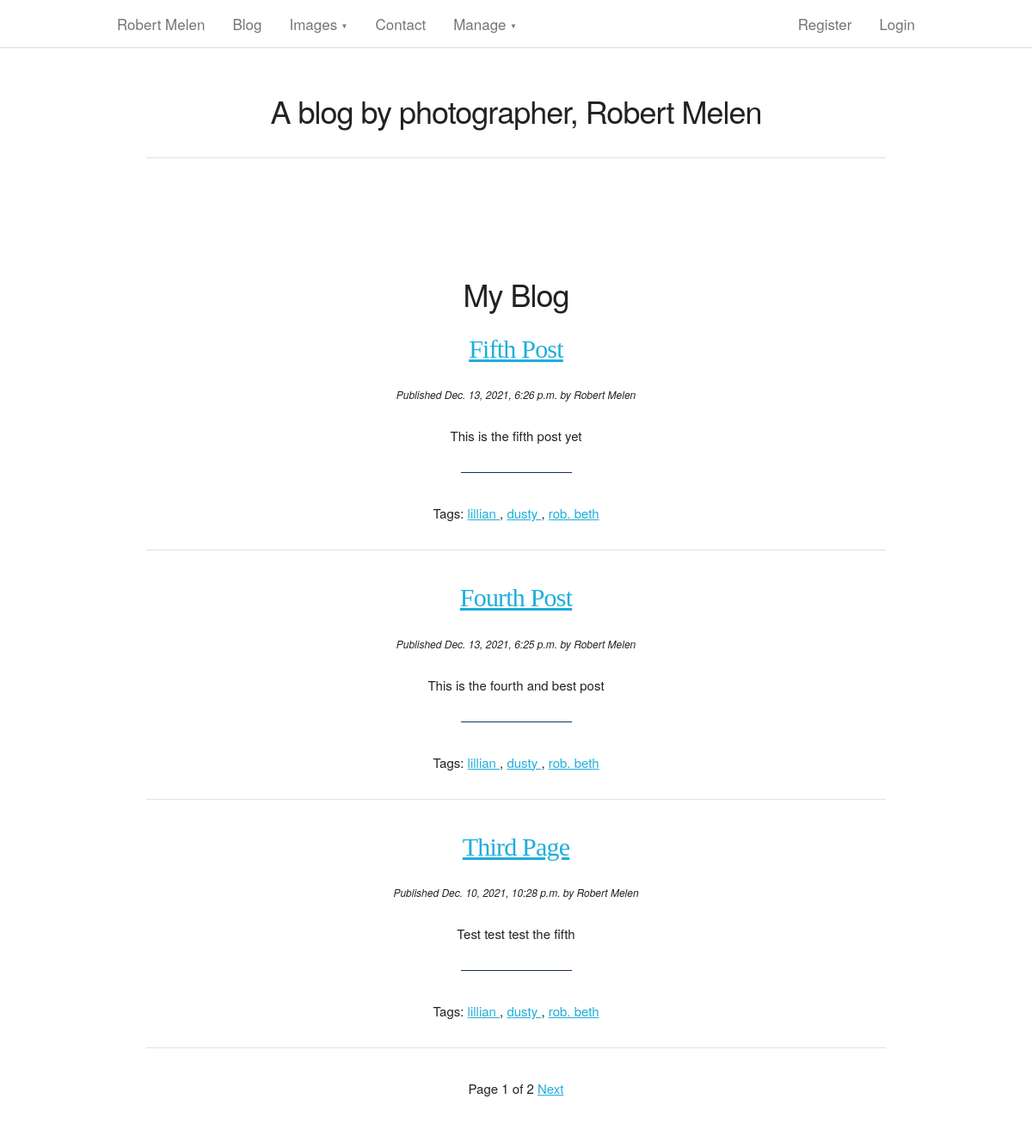
The page /myblog/ on the database its author committed.
### myblog/models.py (models this page shows, shortened)
class Post(models.Model):
    STATUS = (
        ('published', 'Published'),
        ('unpublished', 'Unpublished'),
    )
    title = models.CharField(max_length=250, null=False, blank=False)
    summary = models.CharField(max_length=100, blank=True)
    slug = models.SlugField(unique_for_date='publish')
    author = models.ForeignKey(Author, on_delete=models.CASCADE, related_name='blog_posts')
    body = models.CharField(max_length=5000, null=False, blank=False)
    publish = models.DateTimeField(default=timezone.now)
    created = models.DateTimeField(auto_now_add=True)
    edited = models.DateTimeField(auto_now_add=True)
    status = models.CharField(max_length=50, choices=STATUS, default='unpublished')
    featured = models.BooleanField(default=False)
    objects = models.Manager()
    published = PublishedManager()
    feature = FeaturedManager()
    tags = TaggableManager(verbose_name="Add Tags", help_text="Use comma to separate")
    class Meta:
        ordering = ('-publish',)
    def get_absolute_url(self):
        return reverse('myblog:post_detail', args=[self.publish.year,
                                                   self.publish.month,
                                                   self.publish.day,
                                                   self.slug])

class Author(models.Model):
    name = models.CharField(max_length=100, null=True, blank=True)
    email = models.EmailField(max_length=70,blank=True,unique=True)
    bio = models.TextField(max_length=200, null=True, blank=True)
    def __str__(self):
        return self.name

### myblog/views.py (the view)
# urls.py: path('', views.post_list, name='post_list'),
def post_list(request, tag_slug=None):
    object_list = Post.published.all()
    tag = None
    if tag_slug:
        tag = get_object_or_404(Tag, slug=tag_slug)
        object_list = object_list.filter(tags__in=[tag])
    paginator = Paginator(object_list, 3)
    page = request.GET.get('page')
    try:
        posts = paginator.page(page)
    except PageNotAnInteger:
        posts = paginator.page(1)
    except EmptyPage:
        posts = paginator.page(paginator.num_pages)
    return render(request,
                  'post/list.html',
                  {'page': page,
                   'posts': posts,
                   'tag': tag})

### myblog/models.py (called while the page is built)
    def get_queryset(self):
        return super(PublishedManager, self).get_queryset().filter(status='published')

### myblog/templates/post/list.html (shortened to what this page needs)
{% extends "blog/base.html" %}
{% block content %}
<strong><h3>My Blog</h3></strong>
{% for post in posts %}
    <h4>
        <a href="{{ post.get_absolute_url }}">
            {{ post.title }}
        </a>
    </h4>
    <p>
        <small><em>Published {{ post.publish }} by {{ post.author }}</small></em>
    </p>
    {{ post.body|truncatewords:30|linebreaks }}
    <hr style="width : 15%; border-color: #123455">
<div>
    <p class="tags"><h7>Tags:</h7>
                {% for tag in post.tags.all %}
                <a href="{% url "myblog:post_list_by_tag" tag.slug %}">
                {{tag.name}}
                </a>
                {% if not forloop.last %}, {% endif %}
                {% endfor %}
    </p>
    <hr>
</div>
{% endfor %}
    {% include "pagination.html" with page=posts %}
{% endblock %}

### myblog/static/css/skeleton.css (style rules this page uses)
html { font-size: 62.5%; }
body { font-size: 1.5em; line-height: 1.6; font-weight: 400; font-family: "Raleway", "HelveticaNeue", "Helvetica Neue", Helvetica, Arial, sans-serif; color: #222; }
h1, h2, h3, h4, h5, h6 { margin-top: 0; margin-bottom: 2rem; font-weight: 300; }
h3 { font-size: 3.0rem; line-height: 1.3; letter-spacing: -.1rem; }
h4 { font-size: 2.4rem; line-height: 1.35; letter-spacing: -.08rem; }
@media (min-width: 550px) { h3 { font-size: 3.6rem; } }
@media (min-width: 550px) { h4 { font-size: 3.0rem; } }
p { margin-top: 0; }
a { color: #1EAEDB; }
pre, blockquote, dl, figure, table, p, ul, ol, form { margin-bottom: 2.5rem; }
hr { margin-top: 3rem; margin-bottom: 3.5rem; border-width: 0; border-top: 1px solid #E1E1E1; }

### myblog/static/css/gh.css (style rules this page uses)
body { padding-top: 56px; }

### rows shown on the page
Post: title "Fifth Post", publish "Dec. 13, 2021, 6:26 p.m.", author "Robert Melen", body "This is the fifth post yet"
Tag: name "lillian"
Tag: name "dusty"
Tag: name "rob. beth"
Post: title "Fourth Post", publish "Dec. 13, 2021, 6:25 p.m.", author "Robert Melen", body "This is the fourth and best post"
Post: title "Third Page", publish "Dec. 10, 2021, 10:28 p.m.", author "Robert Melen", body "Test test test the fifth"

### other values the page prints
{{ page.number }} "1"
{{ page.paginator.num_pages }} "2"
